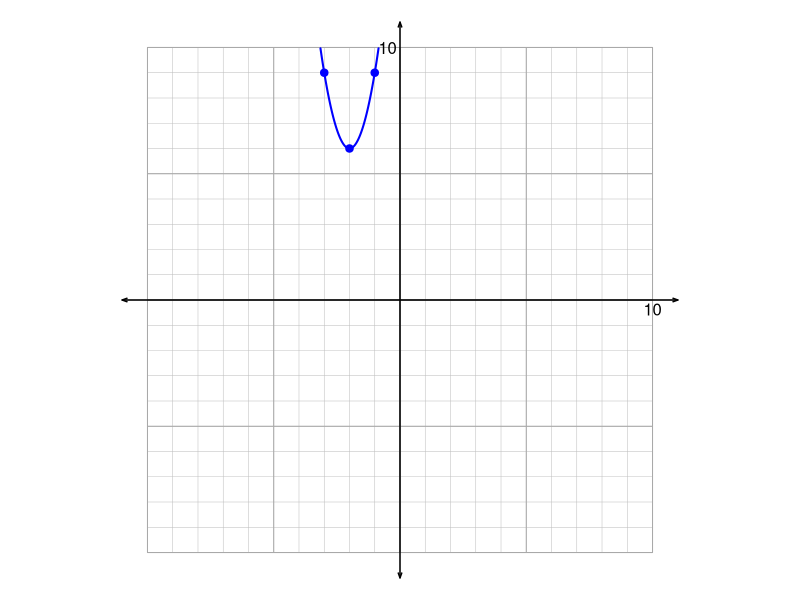

Recreate this plot in R.
## ---- chunk 1
library(MASS)
aposs = c(-3,-2,-1/2,-1/3,-1/4,-1/9,1/9,1/4,1/3,1/2,2,3)
a = sample(aposs,1)
hk = sample(0:6,2)*sample(c(-1,1),2,T)
h = hk[1]
k = hk[2]

eq = paste0("y=",fractions(a),"\\cdot (x+",-h,")^2+",k,collapse="")
eq = gsub("+-","-",eq,fixed=T)
eq = gsub("+0","",eq,fixed=T)

ach1 = paste0(fractions(aposs))
ach2 = -6:6
ach3 = -6:6
ach4 = c("There are 0 x-intercepts.","There is 1 x-intercept.","There are 2 x-intercepts.")

al1 = paste0("* ",ach1,collapse="\n")
al2 = paste0("* ",ach2,collapse="\n")
al3 = paste0("* ",ach3,collapse="\n")
al4 = paste0("* ",ach4,collapse="\n")

sol1 = paste0(1*(ach1==paste0(fractions(a))),collapse="")
sol2 = paste0(1*(ach2==h),collapse="")
sol3 = paste0(1*(ach3==k),collapse="")

if(sign(a)==sign(k)){
    sol4 = "100"
}
if(sign(a)==-sign(k)){
    sol4 = "001"
}
if(k==0){
    sol4 = "010"
}

## ---- chunk 2
par(mar=c(0,0,0,0),pty="s")
plot(0,0,"n",xlim=c(-11,11),ylim=c(-11,11),axes=F,ann=F)
plot(0,0,"n",xlim=c(-11,11),ylim=c(-11,11),axes=F,ann=F)
for(j in -10:10){
    lines(c(-10,10),c(j,j),col="grey",lwd=0.5)
    lines(c(j,j),c(-10,10),col="grey",lwd=0.5)
}
for(j in seq(-10,10,5)){
    lines(c(-10,10),c(j,j),col="darkgrey",lwd=1)
    lines(c(j,j),c(-10,10),col="darkgrey",lwd=1)
}
arrows(-11,0,11,0,0.05,20,3,lwd=1.5)
arrows(0,-11,0,11,0.05,20,3,lwd=1.5)
text(10,0,"10",adj=c(0.5,1.2))
text(0,10,"10",adj=c(1.2,0.5))
x = seq(-10,10,0.01)
y = a*(x-h)^2+k
x = x[abs(y)<=10]
y = y[abs(y)<=10]
lines(x,y,col="blue",lwd=2)
x = seq(-10,10,1)
y = a*(x-h)^2+k
x = x[abs(y)<=10]
y = y[abs(y)<=10]
x = x[y%%1==0]
y = y[y%%1==0]
points(x,y,col="blue",pch=19)

